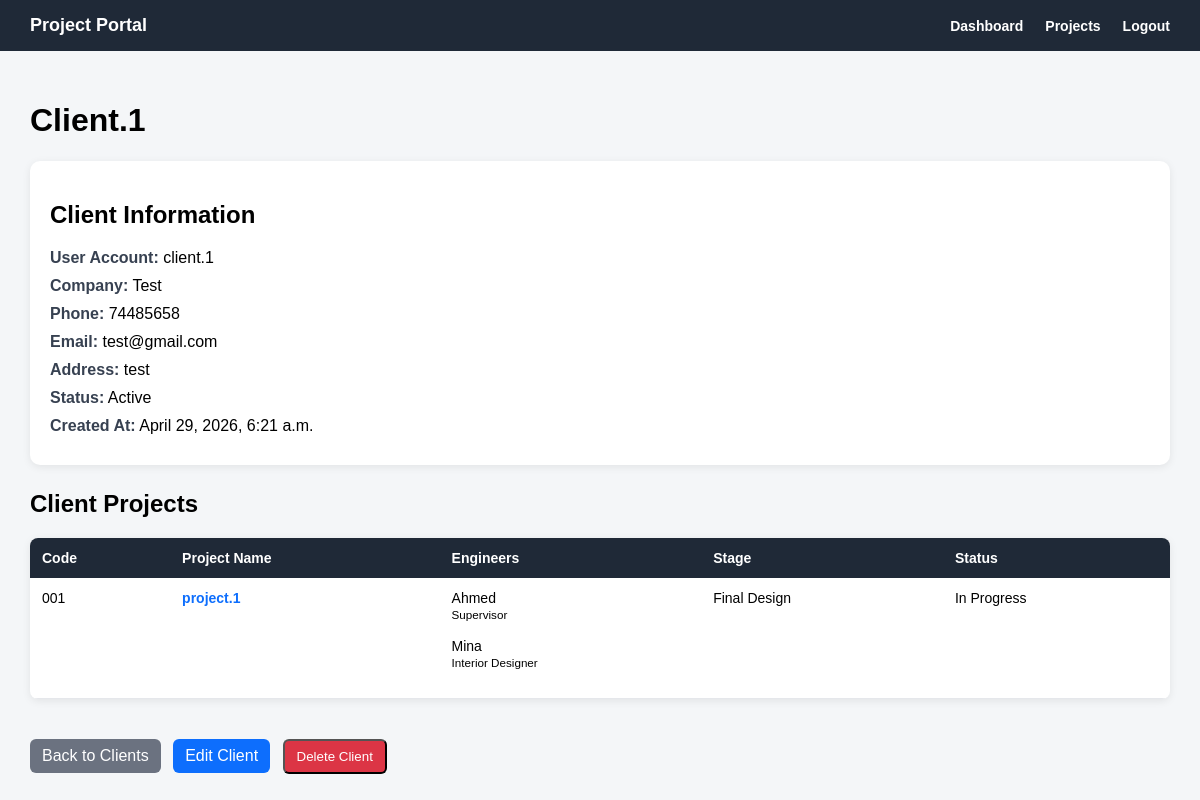
Page /clients/2/ (signed in) on the earlier database version.
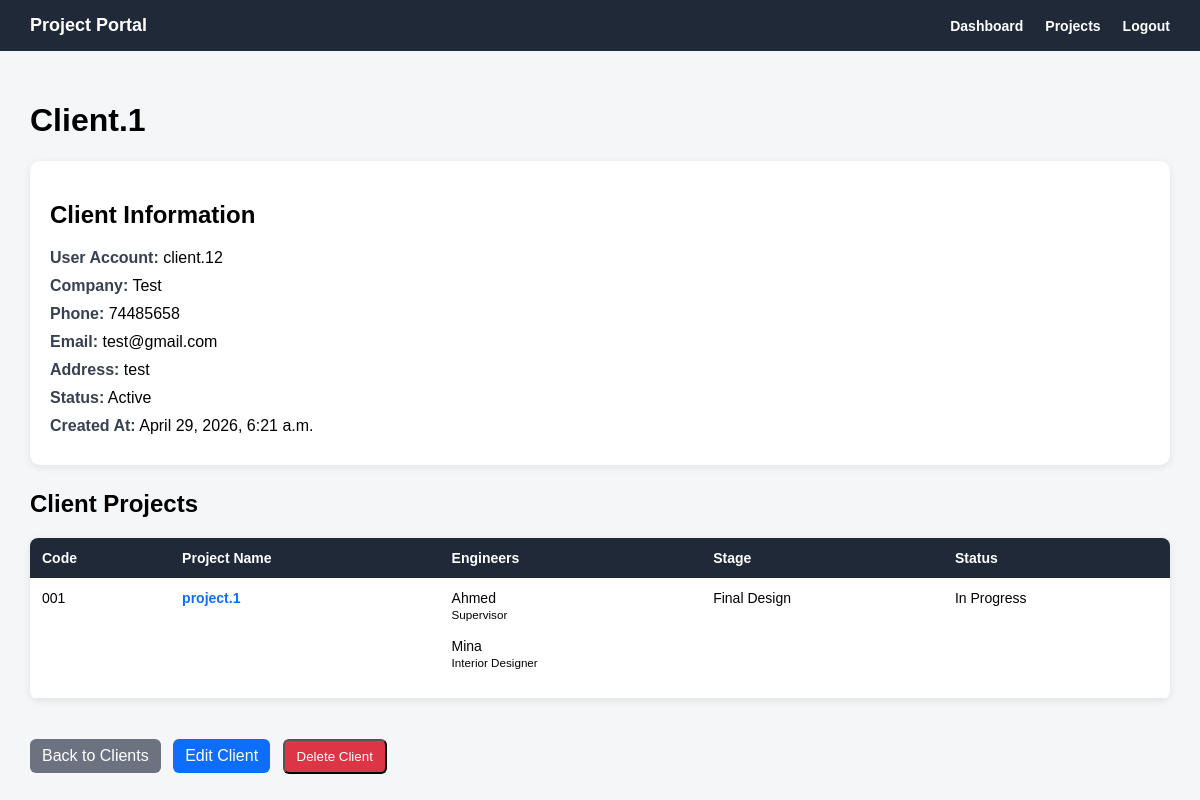
Same page on the later database version.
### clients/models.py (models this page shows, shortened)
class Client(models.Model):
    user = models.OneToOneField(
        settings.AUTH_USER_MODEL,
        on_delete=models.CASCADE,
        related_name='client_profile',
        blank=True,
        null=True
    )
    client_name = models.CharField(max_length=150)
    company_name = models.CharField(max_length=150, blank=True, null=True)
    phone = models.CharField(max_length=30)
    email = models.EmailField(blank=True, null=True)
    address = models.TextField(blank=True, null=True)
    is_active = models.BooleanField(default=True)
    created_at = models.DateTimeField(auto_now_add=True)

### accounts/models.py (models this page shows)
class User(AbstractUser):
    class Role(models.TextChoices):
        ADMIN = 'ADMIN', 'Admin'
        ENGINEER = 'ENGINEER', 'Engineer'
        CLIENT = 'CLIENT', 'Client'
    role = models.CharField(
        max_length=20,
        choices=Role.choices,
        default=Role.CLIENT
    )

### clients/views.py (the view)
# urls.py: path('<int:pk>/', client_detail_view, name='client_detail'),
@login_required
def client_detail_view(request, pk):
    if request.user.role != 'ADMIN':
        client = None
        projects = []
    else:
        client = get_object_or_404(Client, pk=pk)
        projects = client.projects.all()
    return render(request, 'clients/client_detail.html', {
        'client': client,
        'projects': projects,
    })

### templates/clients/client_detail.html (shortened to what this page needs)
{% extends 'base.html' %}
{% block content %}
{% if client %}
    <h1>{{ client.client_name }}</h1>
    <div class="card">
        <h2>Client Information</h2>
        <div class="info-row">
            <span class="label">User Account:</span>
            {% if client.user %}
                {{ client.user.username }}
            {% else %}
                No user linked
            {% endif %}
        </div>
        <div class="info-row">
            <span class="label">Company:</span>
            {{ client.company_name }}
        </div>
        <div class="info-row">
            <span class="label">Phone:</span>
            {{ client.phone }}
        </div>
        <div class="info-row">
            <span class="label">Email:</span>
            {{ client.email }}
        </div>
        <div class="info-row">
            <span class="label">Address:</span>
            {{ client.address }}
        </div>
        <div class="info-row">
            <span class="label">Status:</span>
            {% if client.is_active %}
                Active
            {% else %}
                Inactive
            {% endif %}
        </div>
        <div class="info-row">
            <span class="label">Created At:</span>
            {{ client.created_at }}
        </div>
    </div>
    <h2>Client Projects</h2>
    {% if projects %}
        <table class="projects-table">
            <tr>
                <th>Code</th>
                <th>Project Name</th>
                <th>Engineers</th>
                <th>Stage</th>
                <th>Status</th>
            </tr>
            {% for project in projects %}
                <tr>
                    <td>{{ project.project_code }}</td>
                    <td>
                        <a href="{% url 'projects:project_detail' project.pk %}">
                            {{ project.project_name }}
                        </a>
                    </td>
                    <td>
                        {% for engineer in project.assigned_engineers.all %}
                            {{ engineer.engineer_name }}
                            {% if engineer.department %}
                                <br>
                                <small>{{ engineer.get_department_display }}</small>
                            {% endif %}
                            <br><br>
                        {% empty %}
                            No engineers assigned
                        {% endfor %}
                    </td>
                    <td>{{ project.get_current_stage_display }}</td>
                    <td>{{ project.get_status_display }}</td>
                </tr>
            {% endfor %}
        </table>
    {% else %}
        <p>No projects found for this client.</p>
    {% endif %}
{% else %}
    <h1>Access Denied</h1>
    <p>You do not have permission to view this client.</p>
{% endif %}
<div style="margin-top: 20px;">
    <a href="{% url 'clients:client_list' %}" class="btn">
        Back to Clients
    </a>
    {% if request.user.role == 'ADMIN' and client %}
        <a href="{% url 'clients:client_edit' client.pk %}" class="btn" style="background: #0d6efd; margin-left: 8px;">
            Edit Client
        </a>
        <form method="post"
              action="{% url 'clients:client_delete' client.pk %}"
              style="display: inline;"
              onsubmit="return confirm('Are you sure you want to delete this client?');">
            <button type="submit" class="btn" style="background: #dc3545; margin-left: 8px;">
                Delete Client
            </button>
        </form>
    {% endif %}
</div>
{% endblock %}

Differences in the rows shown:
changed through a linked row, Client "Client.1": user.username "client.1" → "client.12"
